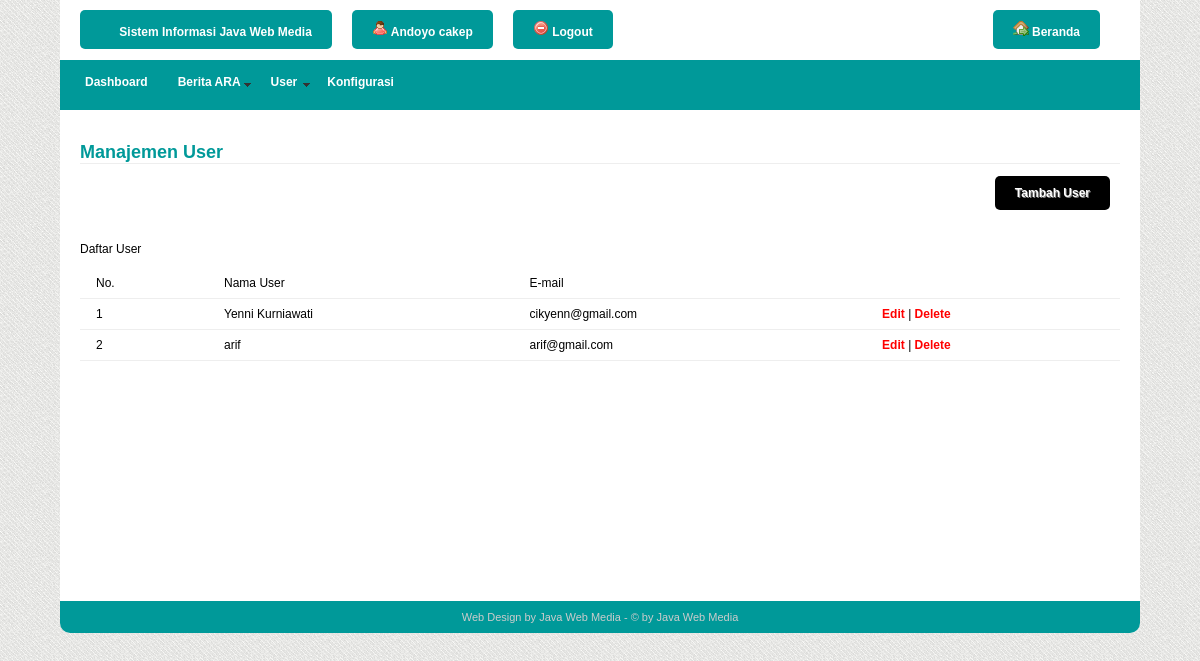
The app's page /index.php/admin/user with its own data.
### tables this page shows
CREATE TABLE IF NOT EXISTS `users` (
`id_user` int(11) NOT NULL,
  `nama` varchar(100) NOT NULL,
  `email` varchar(255) NOT NULL,
  `username` varchar(32) NOT NULL,
  `password` varchar(64) NOT NULL
);

### application/views/admin/layout/konten.php (called while the page is built, shortened)
<?php
if($isi){
	$this->load->view($isi);
}

### application/views/admin/layout/wrapper.php (called while the page is built)
<?php
require_once "head.php";
require_once "header.php";
require_once "menu.php";
require_once "konten.php";
require_once "footer.php";

### application/controllers/admin/user.php (called while the page is built, shortened)
<?php
class user extends CI_Controller{
	public function __construct(){
		$this->load->model('admin/user_model');
	}
	public function index(){
		$query	= $this->user_model->daftar_user();
		$data	= array('title'=>'Manajemen User',
			'user'=>$query,
			'isi'=>'admin/user/user_view'
		);
		$this->load->view('admin/layout/wrapper',$data);
	}
}

### index.php (called while the page is built, shortened)
<?php
require_once BASEPATH.'core/CodeIgniter.php';

### application/models/admin/user_model.php (called while the page is built, shortened)
<?php
class user_model extends CI_Model{
	public function daftar_user(){
		$query	= $this->db->query("SELECT
			id_user, nama, email, username, password
		FROM users
		ORDER BY id_user DESC");
		return $query->result_array();
	}
}

### application/views/admin/user/user_view.php (the view)
<div class="konten">
	<h1>Manajemen User</h1>
	<div align="right">
		<a href="<?php echo base_url();?>/admin/user/tambah" class="tambah">Tambah User</a>
	</div>
	<p>Daftar User</p>
	<table width="100%" border="0" cellspacing="0" cellpadding="0" class="myform">
		<tr>
			<td>No.</td>
			<td>Nama User</td>
			<td>E-mail</td>
			<td>&nbsp;</td>
		</tr>
	<?php
	$x=1;
	foreach ($user as $list){
		echo "<tr>
			<td>$x</td>
			<td>$list[nama]</td>
			<td>$list[email]</td>
			<td>
				<a href='".base_url()."admin/user/edit'>Edit</a> |
				<a href='".base_url()."admin/user/delete'>Delete</a>
			</td>
		</tr>";
		$x++;
	}
	?>
	</table>
</div>

### asset/css/style-admin.css (style rules this page uses)
body { background-image:url(../images/img/bg.jpg); font-size: 12px; font-family:Arial, Helvetica, sans-serif; padding:0; margin:0; }
a, a:visited { text-decoration: none; color:#F00; font-weight:bold; }
#login input[type='submit'], #login input[type='reset'], .myform input[type='submit'], .myform input[type='reset'], a.tambah, a:visited.tambah { background-color: #066; color:#fff; padding: 10px 20px; border:none; border-radius: 5px; cursor:pointer; font-weight:bold; text-shadow: 1px 1px gray; margin-right:10px; margin-bottom: 20px; display: inline-block; }
#login input[type='submit']:hover, #login input[type='reset']:hover, .myform input[type='submit']:hover, .myform input[type='reset']:hover, a.tambah, a:hover.tambah { background-color:#000; }
.myform th, .myform td { text-align:left; vertical-align: top; padding:8px 16px; border-bottom:solid thin #EEE; }
.konten { height:auto; min-height: 200px; padding:10px 20px; }
.konten h1 { color:#099; border-bottom: solid thin #EEE; font-size: 18px; }

### records on screen
users: nama "Yenni Kurniawati", email "cikyenn@gmail.com"
users: nama "arif", email "arif@gmail.com"
